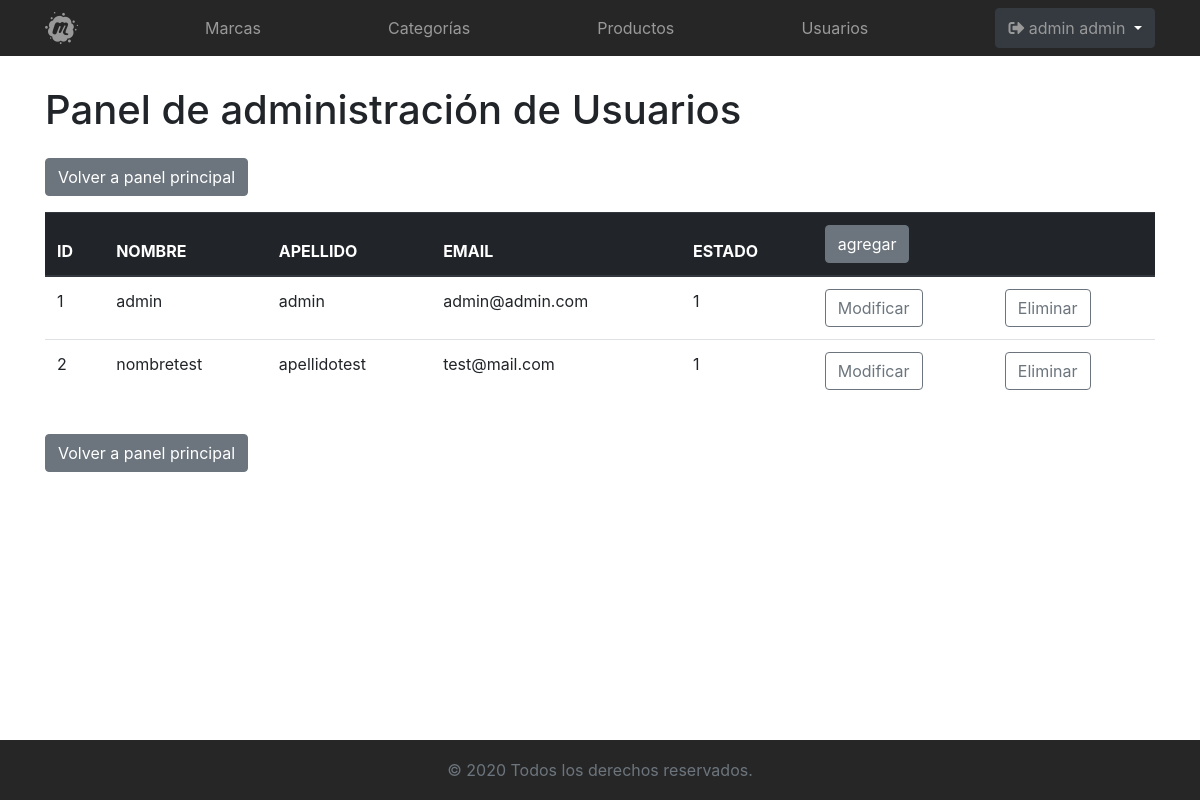
Screenshot of /adminUsuarios.php (signed in) with the database file from the repository.
### tables this page shows
CREATE TABLE `usuarios` (
  `idUsuario` int(11) NOT NULL,
  `usuNombre` varchar(30) NOT NULL,
  `usuApellido` varchar(30) NOT NULL,
  `usuEmail` varchar(30) NOT NULL,
  `usuPass` varchar(30) NOT NULL,
  `usuEstado` tinyint(1) DEFAULT '0'
);

### funciones/funcionesUsuarios.php (called while the page is built, shortened)
<?php
	function listarUsuarios()
	{
		$link = conectar();
		$sql = "SELECT idUsuario, usuNombre, usuApellido, usuEmail, usuEstado
				FROM usuarios";
		$listadoUsuarios = mysqli_query($link, $sql);
		return $listadoUsuarios;
	}

### adminUsuarios.php (the view, shortened to what this page needs)
<?php
	require 'funciones/funcionesUsuarios.php';
	$usuarios = listarUsuarios();
	include 'includes/nav.php';
?>
    <main class="container">
        <h1>Panel de administración de Usuarios</h1>
        <a href="admin.php" class="btn btn-secondary my-3">Volver a panel principal</a>
		<table class="table table-border table-stripped table-hover">
			<thead class="thead-dark">
				<tr>
					<th>ID</th>
					<th>NOMBRE</th>
					<th>APELLIDO</th>
					<th>EMAIL</th>
					<th>ESTADO</th>
					<th colspan="2">
						<a href="formAgregarUsuario.php" class="btn btn-secondary">agregar</a>
					</th>
				</tr>
			</thead>
			<tbody>
				<?php
					while ($usuarioArray = mysqli_fetch_array($usuarios))
					{
				?>
				<tr>
					<td><?php echo $usuarioArray[0]; ?></td>
					<td><?php echo $usuarioArray[1]; ?></td>
					<td><?php echo $usuarioArray[2]; ?></td>
					<td><?php echo $usuarioArray[3]; ?></td>
					<td><?php echo $usuarioArray[4]; ?></td>
					<td>
						<a href="formModificarUsuario.php?idUsuario=<?php echo $usuarioArray[0]; ?>" class="btn btn-outline-secondary">Modificar</a>
					</td>
					<td>
						<a href="formEliminarUsuario.php?idUsuario=<?php echo $usuarioArray[0]; ?>" class="btn btn-outline-secondary">Eliminar</a>
					</td>
				</tr>
				<?php
					}
				 ?>
			</tbody>
		</table>
		<a href="admin.php" class="btn btn-secondary my-3">Volver a panel principal</a>
	</main>
<?php include 'includes/footer.php'; ?>

### css/estilos.css (style rules this page uses)
html { position: relative; min-height: 100%; }
body { margin-bottom: 60px; }
main { margin-top: 30px; }

### rows the page displays
usuarios: idUsuario "1", usuNombre "admin", usuApellido "admin", usuEmail "admin@admin.com", usuEstado "1"
usuarios: idUsuario "2", usuNombre "nombretest", usuApellido "apellidotest", usuEmail "test@mail.com", usuEstado "1"

### other values shown
$_SESSION['nombre'] "admin"
$_SESSION['apellido'] "admin"
